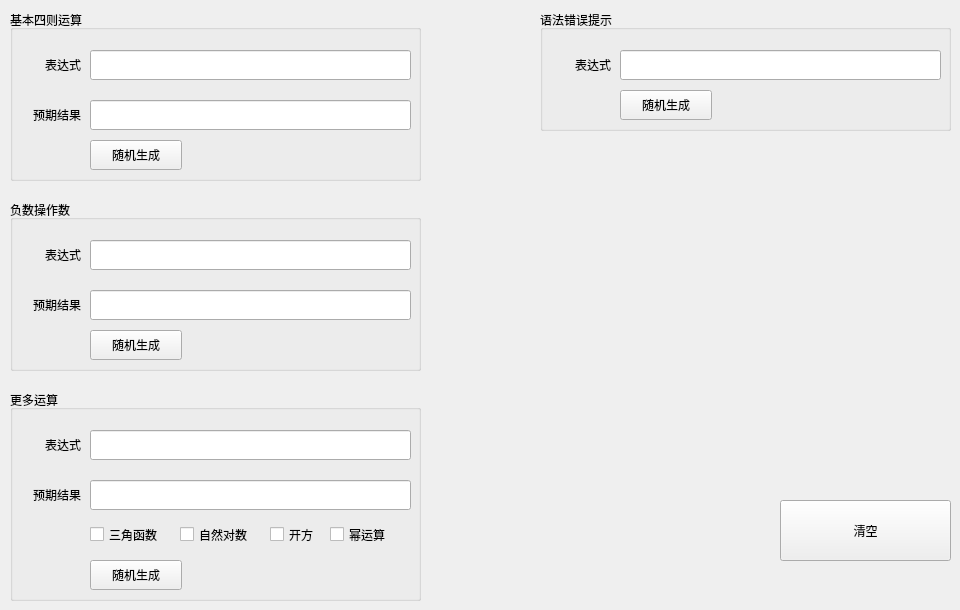
    <widget class="QWidget" name="tab_2">
     <attribute name="title">
      <string>实验二（求值）</string>
     </attribute>
     <widget class="QGroupBox" name="groupBox_7">
      <property name="geometry">
       <rect>
        <x>10</x>
        <y>10</y>
        <width>411</width>
        <height>171</height>
       </rect>
      </property>
      <property name="title">
       <string>基本四则运算</string>
      </property>
      <widget class="QPushButton" name="pushButton_8">
       <property name="geometry">
        <rect>
         <x>80</x>
         <y>130</y>
         <width>92</width>
         <height>30</height>
        </rect>
       </property>
       <property name="text">
        <string>随机生成</string>
       </property>
      </widget>
      <widget class="QLineEdit" name="lineEdit_24">
       <property name="geometry">
        <rect>
         <x>80</x>
         <y>90</y>
         <width>321</width>
         <height>30</height>
        </rect>
       </property>
       <property name="text">
        <string/>
       </property>
       <property name="readOnly">
        <bool>true</bool>
       </property>
      </widget>
      <widget class="QLineEdit" name="lineEdit_25">
       <property name="geometry">
        <rect>
         <x>80</x>
         <y>40</y>
         <width>321</width>
         <height>30</height>
        </rect>
       </property>
       <property name="inputMask">
        <string/>
       </property>
       <property name="text">
        <string/>
       </property>
       <property name="readOnly">
        <bool>true</bool>
       </property>
      </widget>
      <widget class="QLabel" name="label_23">
       <property name="geometry">
        <rect>
         <x>10</x>
         <y>40</y>
         <width>61</width>
         <height>31</height>
        </rect>
       </property>
       <property name="text">
        <string>表达式</string>
       </property>
       <property name="textFormat">
        <enum>Qt::RichText</enum>
       </property>
       <property name="alignment">
        <set>Qt::AlignRight|Qt::AlignTrailing|Qt::AlignVCenter</set>
       </property>
      </widget>
      <widget class="QLabel" name="label_24">
       <property name="geometry">
        <rect>
         <x>0</x>
         <y>90</y>
         <width>71</width>
         <height>31</height>
        </rect>
       </property>
       <property name="text">
        <string>预期结果</string>
       </property>
       <property name="textFormat">
        <enum>Qt::RichText</enum>
       </property>
       <property name="alignment">
        <set>Qt::AlignRight|Qt::AlignTrailing|Qt::AlignVCenter</set>
       </property>
      </widget>
     </widget>
     <widget class="QGroupBox" name="groupBox_8">
      <property name="geometry">
       <rect>
        <x>10</x>
        <y>200</y>
        <width>411</width>
        <height>171</height>
       </rect>
      </property>
      <property name="title">
       <string>负数操作数</string>
      </property>
      <widget class="QPushButton" name="pushButton_9">
       <property name="geometry">
        <rect>
         <x>80</x>
         <y>130</y>
         <width>92</width>
         <height>30</height>
        </rect>
       </property>
       <property name="text">
        <string>随机生成</string>
       </property>
      </widget>
      <widget class="QLineEdit" name="lineEdit_26">
       <property name="geometry">
        <rect>
         <x>80</x>
         <y>90</y>
         <width>321</width>
         <height>30</height>
        </rect>
       </property>
       <property name="text">
        <string/>
       </property>
       <property name="readOnly">
        <bool>true</bool>
       </property>
      </widget>
      <widget class="QLineEdit" name="lineEdit_27">
       <property name="geometry">
        <rect>
         <x>80</x>
         <y>40</y>
         <width>321</width>
         <height>30</height>
        </rect>
       </property>
       <property name="inputMask">
        <string/>
       </property>
       <property name="text">
        <string/>
       </property>
       <property name="readOnly">
        <bool>true</bool>
       </property>
      </widget>
      <widget class="QLabel" name="label_25">
       <property name="geometry">
        <rect>
         <x>10</x>
         <y>40</y>
         <width>61</width>
         <height>31</height>
        </rect>
       </property>
       <property name="text">
        <string>表达式</string>
       </property>
       <property name="textFormat">
        <enum>Qt::RichText</enum>
       </property>
       <property name="alignment">
        <set>Qt::AlignRight|Qt::AlignTrailing|Qt::AlignVCenter</set>
       </property>
      </widget>
      <widget class="QLabel" name="label_26">
       <property name="geometry">
        <rect>
         <x>0</x>
         <y>90</y>
         <width>71</width>
         <height>31</height>
        </rect>
       </property>
       <property name="text">
        <string>预期结果</string>
       </property>
       <property name="textFormat">
        <enum>Qt::RichText</enum>
       </property>
       <property name="alignment">
        <set>Qt::AlignRight|Qt::AlignTrailing|Qt::AlignVCenter</set>
       </property>
      </widget>
     </widget>
     <widget class="QGroupBox" name="groupBox_9">
      <property name="geometry">
       <rect>
        <x>10</x>
        <y>390</y>
        <width>411</width>
        <height>211</height>
       </rect>
      </property>
      <property name="title">
       <string>更多运算</string>
      </property>
      <widget class="QPushButton" name="pushButton_10">
       <property name="geometry">
        <rect>
         <x>80</x>
         <y>170</y>
         <width>92</width>
         <height>30</height>
        </rect>
       </property>
       <property name="text">
        <string>随机生成</string>
       </property>
      </widget>
      <widget class="QLineEdit" name="lineEdit_28">
       <property name="geometry">
        <rect>
         <x>80</x>
         <y>90</y>
         <width>321</width>
         <height>30</height>
        </rect>
       </property>
       <property name="text">
        <string/>
       </property>
       <property name="readOnly">
        <bool>true</bool>
       </property>
      </widget>
      <widget class="QLineEdit" name="lineEdit_29">
       <property name="geometry">
        <rect>
         <x>80</x>
         <y>40</y>
         <width>321</width>
         <height>30</height>
        </rect>
       </property>
       <property name="inputMask">
        <string/>
       </property>
       <property name="text">
        <string/>
       </property>
       <property name="readOnly">
        <bool>true</bool>
       </property>
      </widget>
      <widget class="QLabel" name="label_27">
       <property name="geometry">
        <rect>
         <x>10</x>
         <y>40</y>
         <width>61</width>
         <height>31</height>
        </rect>
       </property>
       <property name="text">
        <string>表达式</string>
       </property>
       <property name="textFormat">
        <enum>Qt::RichText</enum>
       </property>
       <property name="alignment">
        <set>Qt::AlignRight|Qt::AlignTrailing|Qt::AlignVCenter</set>
       </property>
      </widget>
      <widget class="QLabel" name="label_28">
       <property name="geometry">
        <rect>
         <x>0</x>
         <y>90</y>
         <width>71</width>
         <height>31</height>
        </rect>
       </property>
       <property name="text">
        <string>预期结果</string>
       </property>
       <property name="textFormat">
        <enum>Qt::RichText</enum>
       </property>
       <property name="alignment">
        <set>Qt::AlignRight|Qt::AlignTrailing|Qt::AlignVCenter</set>
       </property>
      </widget>
      <widget class="QCheckBox" name="checkBox">
       <property name="geometry">
        <rect>
         <x>80</x>
         <y>130</y>
         <width>95</width>
         <height>29</height>
        </rect>
       </property>
       <property name="text">
        <string>三角函数</string>
       </property>
      </widget>
      <widget class="QCheckBox" name="checkBox_2">
       <property name="geometry">
        <rect>
         <x>170</x>
         <y>130</y>
         <width>95</width>
         <height>29</height>
        </rect>
       </property>
       <property name="text">
        <string>自然对数</string>
       </property>
      </widget>
      <widget class="QCheckBox" name="checkBox_3">
       <property name="geometry">
        <rect>
         <x>260</x>
         <y>130</y>
         <width>61</width>
         <height>29</height>
        </rect>
       </property>
       <property name="text">
        <string>开方</string>
       </property>
      </widget>
      <widget class="QCheckBox" name="checkBox_4">
       <property name="geometry">
        <rect>
         <x>320</x>
         <y>130</y>
         <width>71</width>
         <height>29</height>
        </rect>
       </property>
       <property name="text">
        <string>幂运算</string>
       </property>
      </widget>
     </widget>
     <widget class="QGroupBox" name="groupBox_10">
      <property name="geometry">
       <rect>
        <x>540</x>
        <y>10</y>
        <width>411</width>
        <height>121</height>
       </rect>
      </property>
      <property name="title">
       <string>语法错误提示</string>
      </property>
      <widget class="QPushButton" name="pushButton_11">
       <property name="geometry">
        <rect>
         <x>80</x>
         <y>80</y>
         <width>92</width>
         <height>30</height>
        </rect>
       </property>
       <property name="text">
        <string>随机生成</string>
       </property>
      </widget>
      <widget class="QLineEdit" name="lineEdit_31">
       <property name="geometry">
        <rect>
         <x>80</x>
         <y>40</y>
         <width>321</width>
         <height>30</height>
        </rect>
       </property>
       <property name="inputMask">
        <string/>
       </property>
       <property name="text">
        <string/>
       </property>
       <property name="readOnly">
        <bool>true</bool>
       </property>
      </widget>
      <widget class="QLabel" name="label_29">
       <property name="geometry">
        <rect>
         <x>10</x>
         <y>40</y>
         <width>61</width>
         <height>31</height>
        </rect>
       </property>
       <property name="text">
        <string>表达式</string>
       </property>
       <property name="textFormat">
        <enum>Qt::RichText</enum>
       </property>
       <property name="alignment">
        <set>Qt::AlignRight|Qt::AlignTrailing|Qt::AlignVCenter</set>
       </property>
      </widget>
     </widget>
     <widget class="QPushButton" name="pushButton_12">
      <property name="geometry">
       <rect>
        <x>780</x>
        <y>500</y>
        <width>171</width>
        <height>61</height>
       </rect>
      </property>
      <property name="text">
       <string>清空</string>
      </property>
     </widget>
    </widget>
